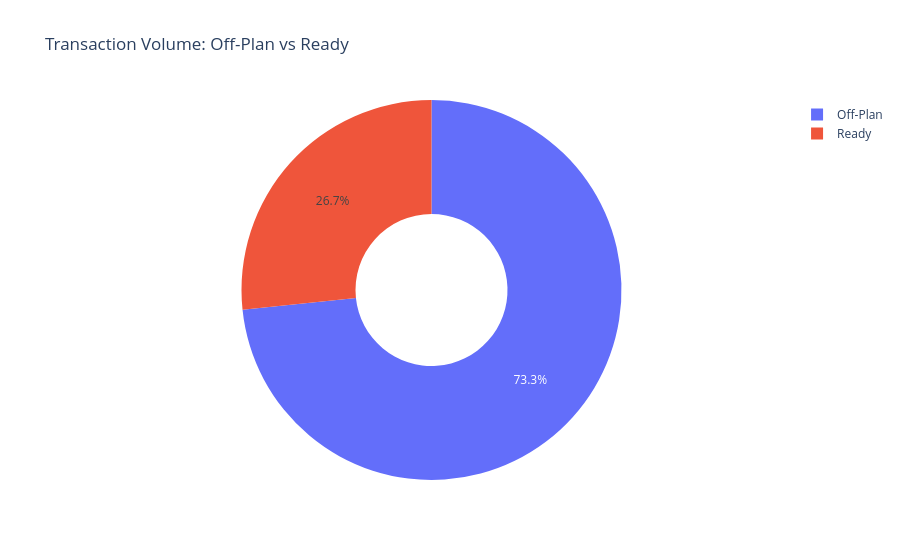
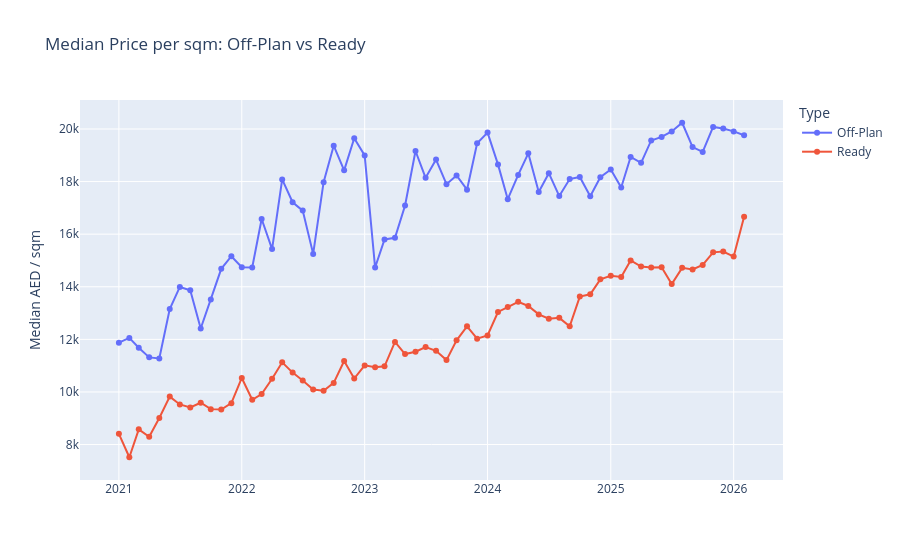

The cell these charts' notebook holds for them, in order:
### Markdown cell above
### Off-Plan vs Ready

### Code cell
# Volume split
split_vol = df["sale_type"].value_counts().sort("count", descending=True)
fig = px.pie(
    split_vol,
    names="sale_type", values="count",
    title="Transaction Volume: Off-Plan vs Ready",
    hole=0.4,
)
fig.show()

# Price comparison over time
split_trend = (
    df.group_by(["year", "month", "sale_type"])
      .agg(pl.median("meter_sale_price").alias("median_sqm_price"))
      .sort(["year", "month"])
      .with_columns(
          pl.date(pl.col("year"), pl.col("month"), pl.lit(1)).alias("date")
      )
)

fig2 = px.line(
    split_trend,
    x="date", y="median_sqm_price", color="sale_type",
    title="Median Price per sqm: Off-Plan vs Ready",
    labels={"median_sqm_price": "Median AED / sqm", "date": "", "sale_type": "Type"},
    markers=True,
)
fig2.update_layout(hovermode="x unified")
fig2.show()

### Figure 1 — Plotly figure (JSON) as saved in the notebook; plotly's stock layout.template omitted (floating-point values rounded to 4 significant figures)
{"data": [{"domain": {"x": [0, 1], "y": [0, 1]}, "hole": 0.4, "hovertemplate": "sale_type=%{label}<br>count=%{value}<extra></extra>", "labels": ["Off-Plan", "Ready"], "legendgroup": "", "name": "", "showlegend": true, "type": "pie", "values": [415266, 150969]}], "layout": {"legend": {"tracegroupgap": 0}, "title": {"text": "Transaction Volume: Off-Plan vs Ready"}}}

### Figure 2 — Plotly figure (JSON) as saved in the notebook; plotly's stock layout.template omitted (floating-point values rounded to 4 significant figures)
{"data": [{"hovertemplate": "Type=Off-Plan<br>=%{x}<br>Median AED / sqm=%{y}<extra></extra>", "legendgroup": "Off-Plan", "line": {"color": "#636efa", "dash": "solid"}, "marker": {"symbol": "circle"}, "mode": "lines+markers", "name": "Off-Plan", "orientation": "v", "showlegend": true, "type": "scatter", "x": ["2021-01-01", "2021-02-01", "2021-03-01", "2021-04-01", "2021-05-01", "2021-06-01", "2021-07-01", "2021-08-01", "2021-09-01", "2021-10-01", "2021-11-01", "2021-12-01", "2022-01-01", "2022-02-01", "2022-03-01", "2022-04-01", "2022-05-01", "2022-06-01", "2022-07-01", "2022-08-01", "2022-09-01", "2022-10-01", "2022-11-01", "2022-12-01", "2023-01-01", "2023-02-01", "2023-03-01", "2023-04-01", "2023-05-01", "2023-06-01", "2023-07-01", "2023-08-01", "2023-09-01", "2023-10-01", "2023-11-01", "2023-12-01", "2024-01-01", "2024-02-01", "2024-03-01", "2024-04-01", "2024-05-01", "2024-06-01", "2024-07-01", "2024-08-01", "2024-09-01", "2024-10-01", "2024-11-01", "2024-12-01", "2025-01-01", "2025-02-01", "2025-03-01", "2025-04-01", "2025-05-01", "2025-06-01", "2025-07-01", "2025-08-01", "2025-09-01", "2025-10-01", "2025-11-01", "2025-12-01", "2026-01-01", "2026-02-01"], "xaxis": "x", "y": [11880.0, 12050.0, 11680.0, 11310.0, 11270.0, 13150.0, 13990.0, 13870.0, 12410.0, 13520.0, 14680.0, 15160.0, 14740.0, 14730.0, 16580.0, 15430.0, 18080.0, 17210.0, 16900.0, 15250.0, 17980.0, 19360.0, 18430.0, 19640.0, 18990.0, 14730.0, 15800.0, 15860.0, 17090.0, 19160.0, 18140.0, 18840.0, 17900.0, 18230.0, 17690.0, 19460.0, 19860.0, 18650.0, 17330.0, 18250.0, 19070.0, 17600.0, 18320.0, 17450.0, 18090.0, 18170.0, 17440.0, 18160.0, 18460.0, 17770.0, 18930.0, 18710.0, 19560.0, 19700.0, 19910.0, 20240.0, 19310.0, 19130.0, 20080.0, 20020.0, 19910.0, 19760.0], "yaxis": "y"}, {"hovertemplate": "Type=Ready<br>=%{x}<br>Median AED / sqm=%{y}<extra></extra>", "legendgroup": "Ready", "line": {"color": "#EF553B", "dash": "solid"}, "marker": {"symbol": "circle"}, "mode": "lines+markers", "name": "Ready", "orientation": "v", "showlegend": true, "type": "scatter", "x": ["2021-01-01", "2021-02-01", "2021-03-01", "2021-04-01", "2021-05-01", "2021-06-01", "2021-07-01", "2021-08-01", "2021-09-01", "2021-10-01", "2021-11-01", "2021-12-01", "2022-01-01", "2022-02-01", "2022-03-01", "2022-04-01", "2022-05-01", "2022-06-01", "2022-07-01", "2022-08-01", "2022-09-01", "2022-10-01", "2022-11-01", "2022-12-01", "2023-01-01", "2023-02-01", "2023-03-01", "2023-04-01", "2023-05-01", "2023-06-01", "2023-07-01", "2023-08-01", "2023-09-01", "2023-10-01", "2023-11-01", "2023-12-01", "2024-01-01", "2024-02-01", "2024-03-01", "2024-04-01", "2024-05-01", "2024-06-01", "2024-07-01", "2024-08-01", "2024-09-01", "2024-10-01", "2024-11-01", "2024-12-01", "2025-01-01", "2025-02-01", "2025-03-01", "2025-04-01", "2025-05-01", "2025-06-01", "2025-07-01", "2025-08-01", "2025-09-01", "2025-10-01", "2025-11-01", "2025-12-01", "2026-01-01", "2026-02-01"], "xaxis": "x", "y": [8409.0, 7517.0, 8578.0, 8295.0, 9012.0, 9823.0, 9525.0, 9411.0, 9589.0, 9347.0, 9331.0, 9574.0, 10530.0, 9702.0, 9919.0, 10500.0, 11130.0, 10740.0, 10440.0, 10090.0, 10050.0, 10340.0, 11180.0, 10510.0, 11010.0, 10940.0, 10970.0, 11900.0, 11440.0, 11530.0, 11710.0, 11570.0, 11210.0, 11960.0, 12500.0, 12020.0, 12150.0, 13040.0, 13230.0, 13430.0, 13270.0, 12950.0, 12790.0, 12820.0, 12500.0, 13620.0, 13710.0, 14280.0, 14420.0, 14370.0, 15000.0, 14770.0, 14740.0, 14740.0, 14100.0, 14720.0, 14660.0, 14830.0, 15310.0, 15340.0, 15150.0, 16670.0], "yaxis": "y"}], "layout": {"hovermode": "x unified", "legend": {"title": {"text": "Type"}, "tracegroupgap": 0}, "title": {"text": "Median Price per sqm: Off-Plan vs Ready"}, "xaxis": {"anchor": "y", "domain": [0, 1], "title": {"text": ""}}, "yaxis": {"anchor": "x", "domain": [0, 1], "title": {"text": "Median AED / sqm"}}}}
